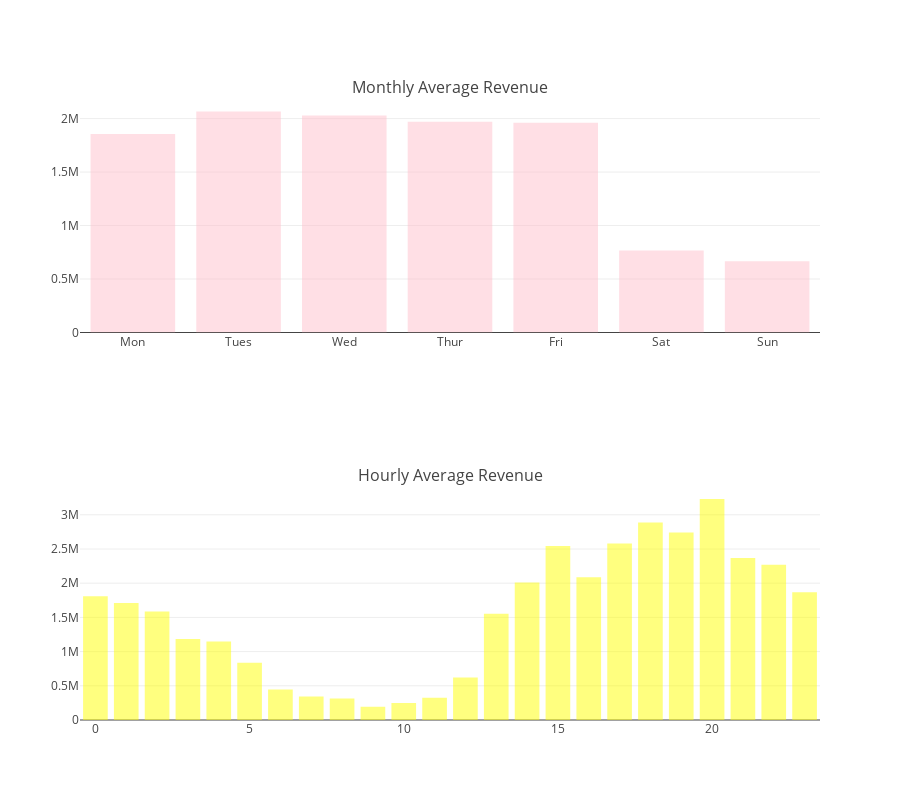

Notebook code for this chart:
### Code cell
weekday_data = train.groupby('weekday').agg({"totals_transactionRevenue" : "mean"}).reset_index()
hour_data = train.groupby('hour').agg({"totals_transactionRevenue" : "mean"}).reset_index()

fig = tools.make_subplots(rows=2, cols=1, subplot_titles=["Monthly Average Revenue", "Hourly Average Revenue"], print_grid=False)

g1 = go.Bar(x = ['Mon','Tues','Wed','Thur','Fri','Sat','Sun'], marker=dict(color="pink", opacity=0.5), y = weekday_data.totals_transactionRevenue)
g2 = go.Bar(x = hour_data.hour, marker=dict(color="yellow", opacity=0.5), y = hour_data.totals_transactionRevenue)


fig.append_trace(g1, 1, 1)
fig.append_trace(g2, 2, 1)

fig['layout'].update(height=800, showlegend=False)
iplot(fig)

### Figure 1 — Plotly figure (JSON) as saved in the notebook; plotly's stock layout.template omitted (floating-point values rounded to 4 significant figures)
{"data": [{"marker": {"color": "pink", "opacity": 0.5}, "type": "bar", "uid": "13d526d0-d68c-11e8-95e9-acde48001122", "x": ["Mon", "Tues", "Wed", "Thur", "Fri", "Sat", "Sun"], "xaxis": "x", "y": [1856000.0, 2065000.0, 2029000.0, 1970000.0, 1961000.0, 766900.0, 665000.0], "yaxis": "y"}, {"marker": {"color": "yellow", "opacity": 0.5}, "type": "bar", "uid": "13d58986-d68c-11e8-90a8-acde48001122", "x": [0, 1, 2, 3, 4, 5, 6, 7, 8, 9, 10, 11, 12, 13, 14, 15, 16, 17, 18, 19, 20, 21, 22, 23], "xaxis": "x2", "y": [1810000.0, 1712000.0, 1586000.0, 1184000.0, 1147000.0, 838700.0, 446100.0, 345400.0, 312600.0, 194400.0, 248100.0, 325100.0, 623100.0, 1554000.0, 2011000.0, 2545000.0, 2087000.0, 2580000.0, 2886000.0, 2742000.0, 3229000.0, 2367000.0, 2271000.0, 1866000.0], "yaxis": "y2"}], "layout": {"annotations": [{"font": {"size": 16}, "showarrow": false, "text": "Monthly Average Revenue", "x": 0.5, "xanchor": "center", "xref": "paper", "y": 1, "yanchor": "bottom", "yref": "paper"}, {"font": {"size": 16}, "showarrow": false, "text": "Hourly Average Revenue", "x": 0.5, "xanchor": "center", "xref": "paper", "y": 0.375, "yanchor": "bottom", "yref": "paper"}], "height": 800, "showlegend": false, "xaxis": {"anchor": "y", "domain": [0, 1]}, "xaxis2": {"anchor": "y2", "domain": [0, 1]}, "yaxis": {"anchor": "x", "domain": [0.625, 1]}, "yaxis2": {"anchor": "x2", "domain": [0, 0.375]}}}
